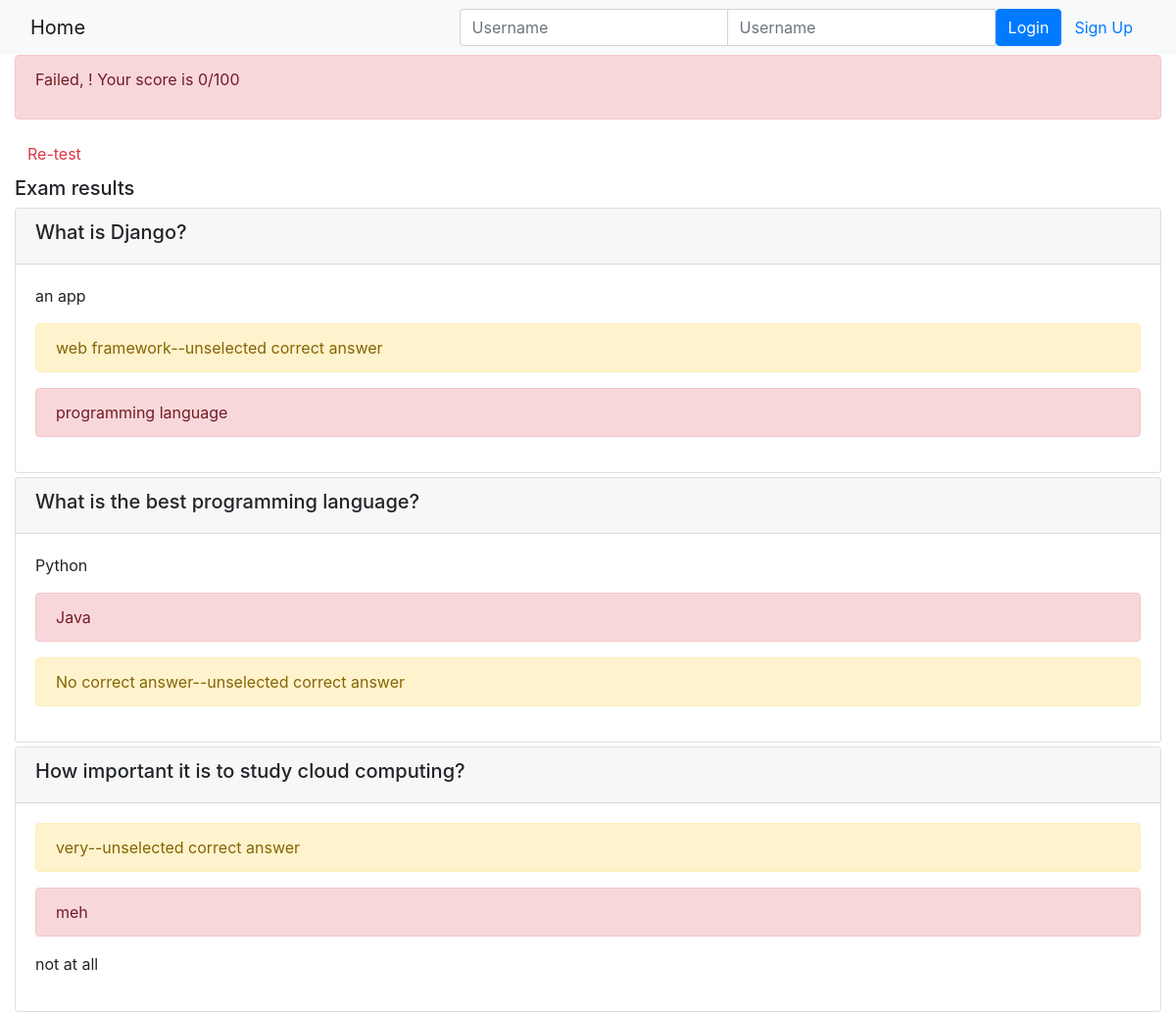
Page /onlinecourse/course/1/submission/1/result/ on the committed database.
### onlinecourse/models.py (models this page shows)
class Question(models.Model):
    lesson = models.ForeignKey(Course, on_delete=models.CASCADE)
    text = models.TextField()
    grade = models.IntegerField(default=0)
    def is_get_score(self, selected_ids):
        all_answers = self.choice_set.filter(is_correct=True).count()
        selected_correct = self.choice_set.filter(is_correct=True, id__in=selected_ids).count()
        if all_answers == selected_correct:
            return True
        else:
            return False
    def __str__(self):
        return self.text

class Choice(models.Model):
    question_id=models.ForeignKey(Question, on_delete=models.CASCADE)
    choice_text=models.TextField()
    is_correct = models.BooleanField(default=False)
    def __str__(self):
        return self.choice_text

### onlinecourse/views.py (the view)
# urls.py: path('course/<int:course_id>/submission/<int:submission_id>/result/', views.show_exam_result, name='show_exam_result')
def show_exam_result(request, course_id, submission_id):
    course = get_object_or_404(Course, pk=course_id)
    submission = get_object_or_404(Submission,pk=submission_id)
    selected_choices=submission.choices.all()
    grade = 0
    total_pts = 0
    for question in course.question_set.all():
        total_pts += question.grade
        if question.is_get_score(selected_choices):
            grade += question.grade
    context = {}
    context['course']= course
    context['selected_choices'] = selected_choices
    context['grade'] = grade
    context[' total_pts'] =  total_pts
    context['score'] = round((grade/  total_pts) * 100)
    return render( request, 'onlinecourse/exam_result_bootstrap.html', context)

### onlinecourse/templates/onlinecourse/exam_result_bootstrap.html (shortened to what this page needs)
<!DOCTYPE html>
<html lang="en">
<head>
    {% load static %}
    <link rel="stylesheet" href="https://maxcdn.bootstrapcdn.com/bootstrap/4.5.2/css/bootstrap.min.css">
</head>
<body>
 <nav class="navbar navbar-light bg-light">
    <div class="container-fluid">
        <div class="navbar-header">
              <a class="navbar-brand" href="{% url 'onlinecourse:index' %}">Home</a>
        </div>
        <ul class="nav navbar-nav navbar-right">
            {% if user.is_authenticated %}
            <li>
                <a class="btn btn-link" href="#">{{ user.first_name }}({{ user.username }})</a>
                <a class="btn btn-link" href="{% url 'onlinecourse:logout' %}">Logout</a>
            </li>
            {% else %}
            <li>
                <form class="form-inline" action="{% url 'onlinecourse:login' %}" method="post">
                    <div class="input-group">
                        <input type="text" class="form-control" placeholder="Username" name="username" >
                        <input type="password" class="form-control" placeholder="Username" name="psw" >
                        <button class="btn btn-primary" type="submit">Login</button>
                        <a class="btn btn-link" href="{% url 'onlinecourse:registration' %}">Sign Up</a>
                    </div>
                </form>
            </li>
            {% endif %}
        </ul>
    </div>
</nav>
<div class="container-fluid">
    {% if score > 80 %}
    <div class="alert alert-success">
       <p>Congratulation, {{ user.username }}! you have  passed the exam your score is {{score}}/100 <p>
    </div>
        {% else %}
        <div class="alert alert-danger">
                <p>Failed, {{ user.username }}! Your score is {{score}}/100<p>
        </div>
        <a class="btn btn-link text-danger" href="{% url 'onlinecourse:course_details' course.id %}">Re-test</a>
        {% endif %}
        <div class="card-columns-vertical mt-1">
        <h5 class="">Exam results</h5>
            {% for question in course.question_set.all %}
            <div class="card mt-1">
                <div class="card-header"><h5>{{ question }}</h5></div>
                <div class="card-body">
                    {% for choice in question.choice_set.all %}
                        {% if choice in selected_choices %}
                            {% if choice.is_correct%}
                                <p class="alert alert-success">{{choice}}<p>
                            {% else %}
                                <p class="alert alert-danger">{{choice}}<p>
                            {% endif %}
                        {% else %}
                            {% if choice.is_correct %}
                                <p class="alert alert-warning">{{choice}}--unselected correct answer<p>
                            {% else %}
                                <p>{{choice}}<p>
                            {% endif %}
                        {% endif %}
                    {% endfor %}
                </div>
            </div>
            {% endfor %}
        </div>
    </div>
</body>
</html>

### rows in the picture
Question: text "What is Django?"
Choice: choice_text "an app"
Choice: choice_text "web framework"
Choice: choice_text "programming language"
Question: text "What is the best programming language?"
Choice: choice_text "Python"
Choice: choice_text "Java"
Choice: choice_text "No correct answer"
Question: text "How important it is to study cloud computing?"
Choice: choice_text "very"
Choice: choice_text "meh"
Choice: choice_text "not at all"

### other values in the picture
{{ score }} "0"
